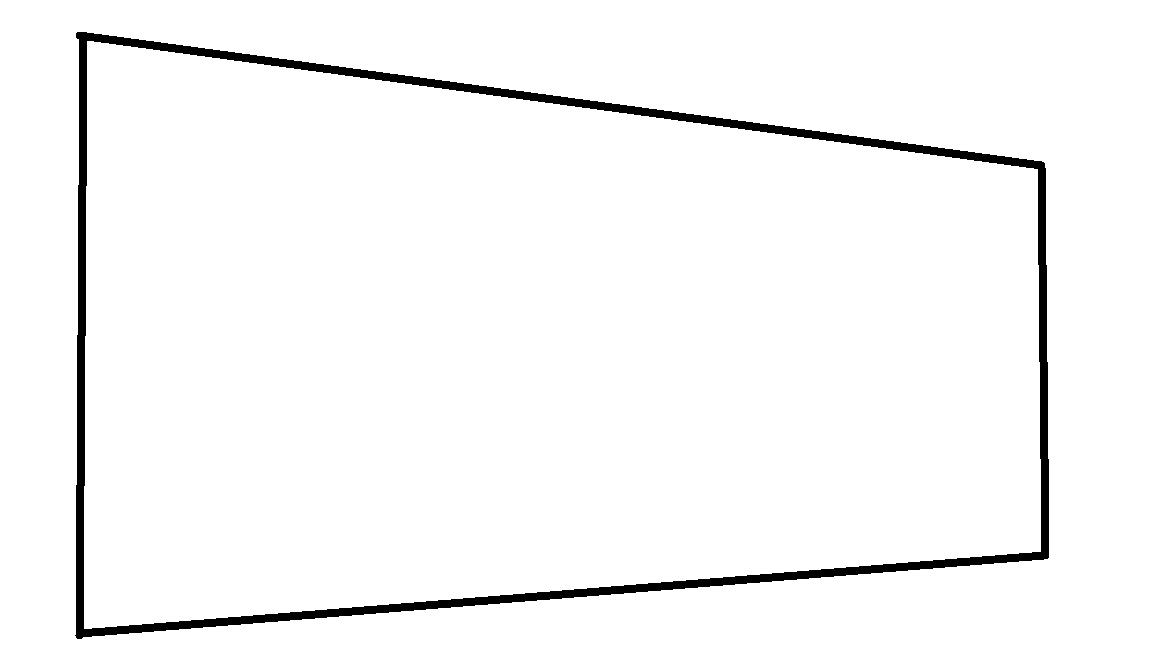
#> input picture Perception/1.png, 1152 x 648 px
$ python contour_image.py
#> lines starting #> are read from the running program, lines starting #| are printed output that depends on the picture; after the words box and inside, x2 and y2 are one past the last pixel; in counts of white or black regions, pixels touching at a corner belong together
import cv2
import numpy as np
import math


col=['green','blue','purple','red']
col_hsvub=[[80,255,255],[130, 255, 255],[170,255,255],[179, 255, 255]]
col_hsvlb=[[45,60,50],[90, 130,50],[130,130,50],[161, 155, 84]]

font=cv2.FONT_HERSHEY_COMPLEX

def perspective_fnx1(img_name):
#> called with img_name = '1.png'
    print("Loading image " + img_name)
    img=cv2.imread(img_name)
#> img is the input picture: shape (648, 1152, 3); 96.9% white; 1 black region, box (x1, y1, x2, y2) and area: (75, 32, 1049, 639) 23384
    #img=cv2.resize(img,(700,400))
    # cv2.imshow('origunal image',img)
    w,h = img.shape[0], img.shape[1]
#> w = 648; h = 1152

    # print(w,h)

    #contours

    img_gray = cv2.cvtColor(img, cv2.COLOR_BGR2GRAY)
#> img_gray: shape (648, 1152); 96.9% white; 1 black region

    ret, thresh = cv2.threshold(img_gray, 150, 255, cv2.THRESH_BINARY)
    cv2.imshow('Binary image', thresh)

    contours, hierarchy = cv2.findContours(image=thresh, mode=cv2.RETR_TREE, method=cv2.CHAIN_APPROX_SIMPLE)
#> contours = 3 contours; box (x1, y1, x2, y2) and area: (0, 0, 1152, 648) 744697, (74, 31, 1050, 640) 488126, (84, 41, 1041, 629) 461832
    # [8 lines of commented-out code are left out]
    area = 0
    pts = []
    n = []
    for cnt in contours:
        approx=cv2.approxPolyDP(cnt,0.01 * cv2.arcLength(cnt,True),True)
        # cv2.drawContours(img,[approx],0,(100,150,200),2)

        i=0
        # print(f"Area {cv2.contourArea(cnt)}")

        if (area < cv2.contourArea(cnt) and cv2.contourArea(cnt) < w * h * 0.95 and len(approx.ravel()) == 8):
                area = cv2.contourArea(cnt)
                pts = approx
                n=approx.ravel()
#> this loop made 3 passes
#> (area, n) on pass 2: (488125.5, [75, 33, 1043, 161, 1049, 557, 77, 639])
#> approx on passes 1, 3: [[0, 0], [0, 647], [1151, 647], [1151, 0]], [[87, 41], [84, 628], [1040, 551], [1037, 169]]
#> after the loop, area = 488125.5

    #Required Contours and its points are drawn
    if len(pts) == 0:
        print("No contours found")
    else:
        cv2.drawContours(img,[pts],0,(100,150,200),2)
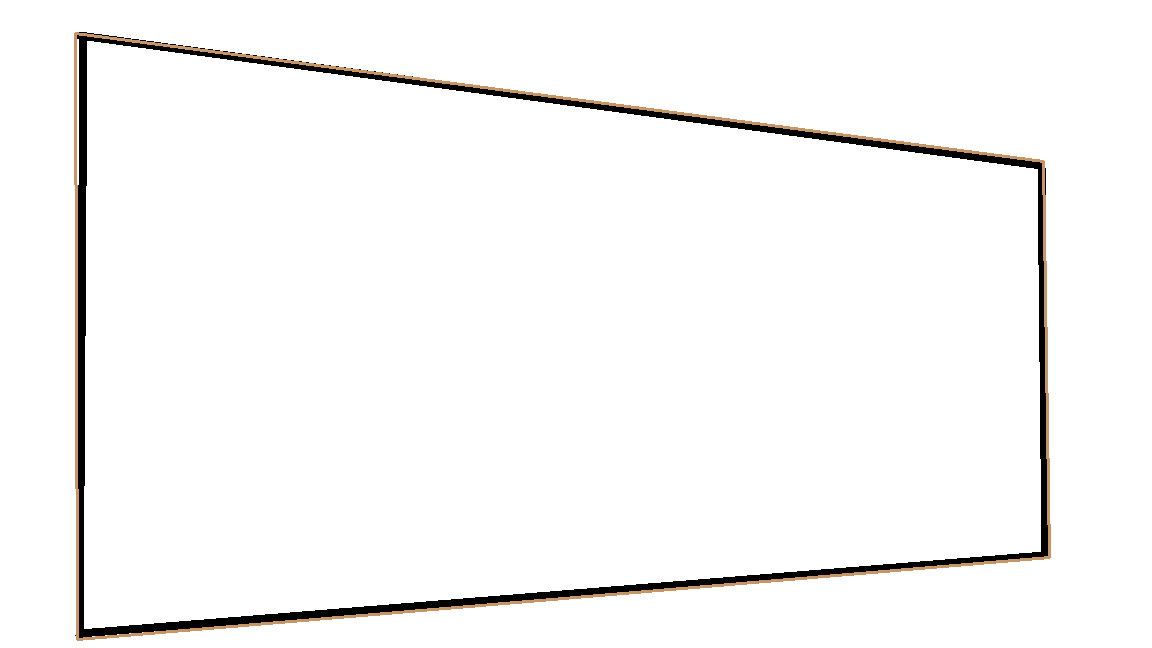
#> img: shape (648, 1152, 3); 1.18% of pixels changed, all inside (x1, y1, x2, y2) = (74, 32, 1051, 641)
        # print(n)
        #Processing contours
        for j in n:
            if(i%2==0):
                x=n[i]
                y=n[i+1]

                string=str(x)+" "+str(y)
                # print(string)

                cv2.putText(img,string,(x-100,y),font,0.5,(255,255,0))

            i+=1
#> this loop made 8 passes
#> (j, x, y) on passes 1, 3, 5, 7: (75, 75, 33), (1043, 1043, 161), (1049, 1049, 557), (77, 77, 639)
#> j on passes 2, 4, 6, 8: 33, 161, 557, 639
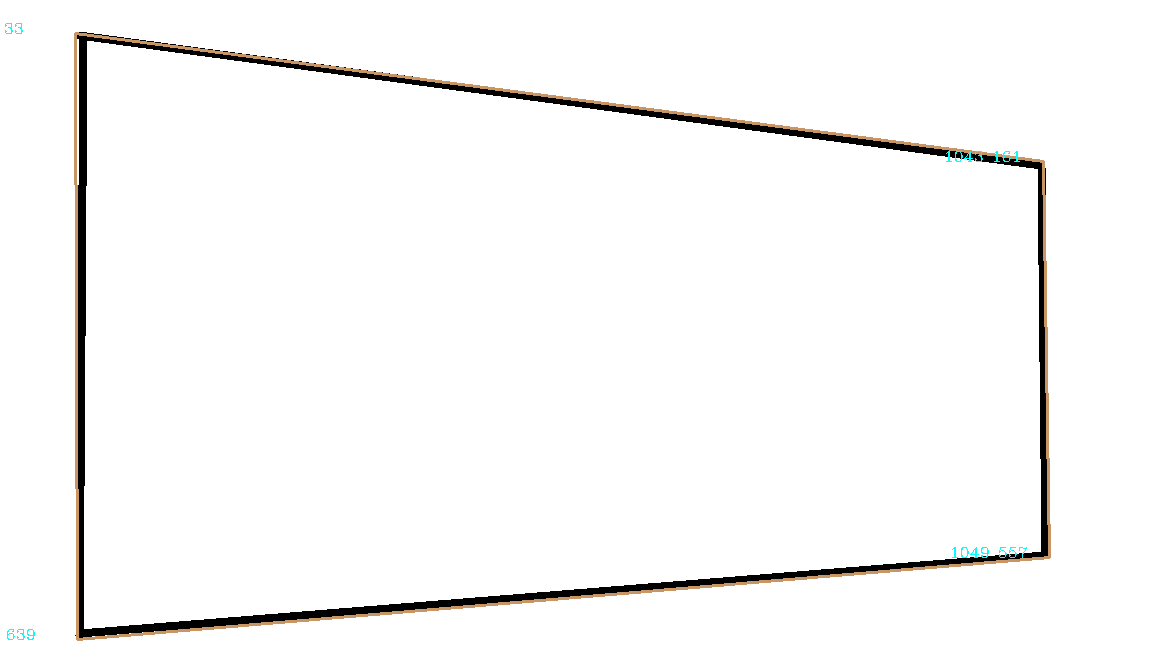
#> img: shape (648, 1152, 3); 0.08% of pixels changed, all inside (x1, y1, x2, y2) = (5, 23, 1027, 640)
#> after the loop, i = 8

        cv2.imshow('co',img)

        #perspective tranformation

        #making two matrix of only x_coords and y_coords
        x = np.zeros(len(pts), dtype=int)
#> x = [0, 0, 0, 0]
        y = np.zeros(len(pts), dtype=int)
#> y = [0, 0, 0, 0]
        for _ in range(len(pts)):
            x[_] =  pts[_][0][0]
            y[_] =  pts[_][0][1]
#> this loop made 4 passes
#> after the loop, x = [75, 1043, 1049, 77]; y = [33, 161, 557, 639]
        # print("hello",x,y)
        print("Changing Perspective")
        # srcTri = np.array( [[x[0],y[0]],
        #                     [x[1],y[1]],
        #                     [x[3],y[3]]] ).astype(np.float32)
        # dstTri = np.array([[x[0],y[0]],
        #                     [x[2],y[0]],
        #                     [x[0],y[2]]] ).astype(np.float32)
        src2Tri = np.array( [[x[0],y[0]],
                            [x[1],y[1]],
                            [x[2],y[2]],
                            [x[3],y[3]]] ).astype(np.float32)
#> src2Tri = [[75, 33], [1043, 161], [1049, 557], [77, 639]]

        w_per = int((math.sqrt((y[0]-y[1])**2 + (x[0]-x[1])**2) +
                            math.sqrt((y[2]-y[3])**2 + (x[2]-x[3])**2))/2)
#> w_per = 975

        h_per = int((math.sqrt((y[2]-y[1])**2 + (x[2]-x[1])**2) +
                            math.sqrt((y[0]-y[3])**2 + (x[0]-x[3])**2))/2)
#> h_per = 501

        dst2Tri = np.array([[0,0],
                            [w_per,0],
                            [w_per,h_per],
                            [0,h_per]] ).astype(np.float32)
#> dst2Tri = [[0, 0], [975, 0], [975, 501], [0, 501]]

        # [4 lines of commented-out code are left out]
        perspective_mat =  cv2.getPerspectiveTransform(src2Tri, dst2Tri)
#> perspective_mat = [[0.642, -0.00212, -48.09], [-0.107, 0.812, -18.74], [-0.00035, 1.31e-05, 1]]
        perspective_starter = img.copy()
        perspective_dst = cv2.warpPerspective(perspective_starter, perspective_mat,(w_per,h_per))
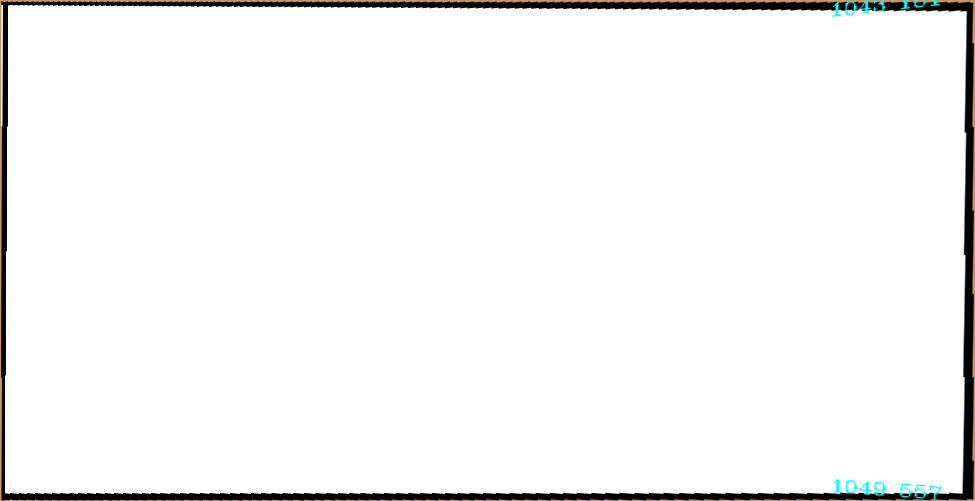
#> perspective_dst: shape (501, 975, 3); mean B, G, R 244, 244.5, 244.6
        print("Displaying changed perspective image...")
        cv2.imshow('kaboom',perspective_dst)

    key = cv2.waitKey(0)
#> (key Esc is pressed here)
    cv2.destroyAllWindows()


if __name__ == '__main__':
    img1 = '1.png'
    img2 = '3.png'
    perspective_fnx1(img1)
    perspective_fnx1(img2)
#> call 2 of perspective_fnx1, with img_name = '3.png'
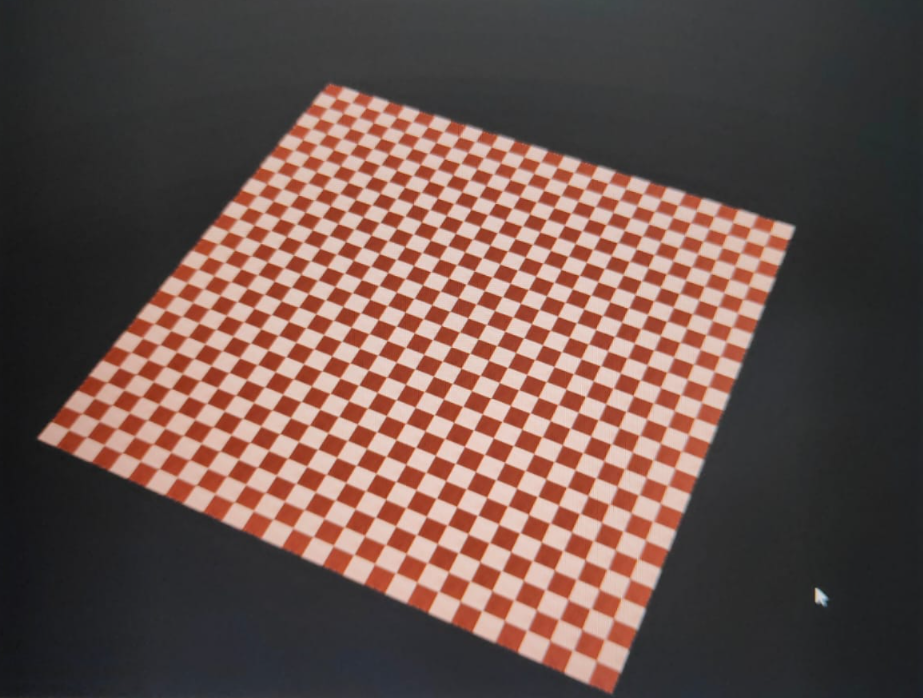
#> input picture Perception/3.png, 923 x 698 px
#> in perspective_fnx1, img is the input picture: shape (698, 923, 3); mean B, G, R 76.8, 82.6, 105.7
#> in perspective_fnx1 (call 2), `ret, thresh = cv2.threshold(img_gray, 150, 255, cv2.THRESH_BINARY)`:
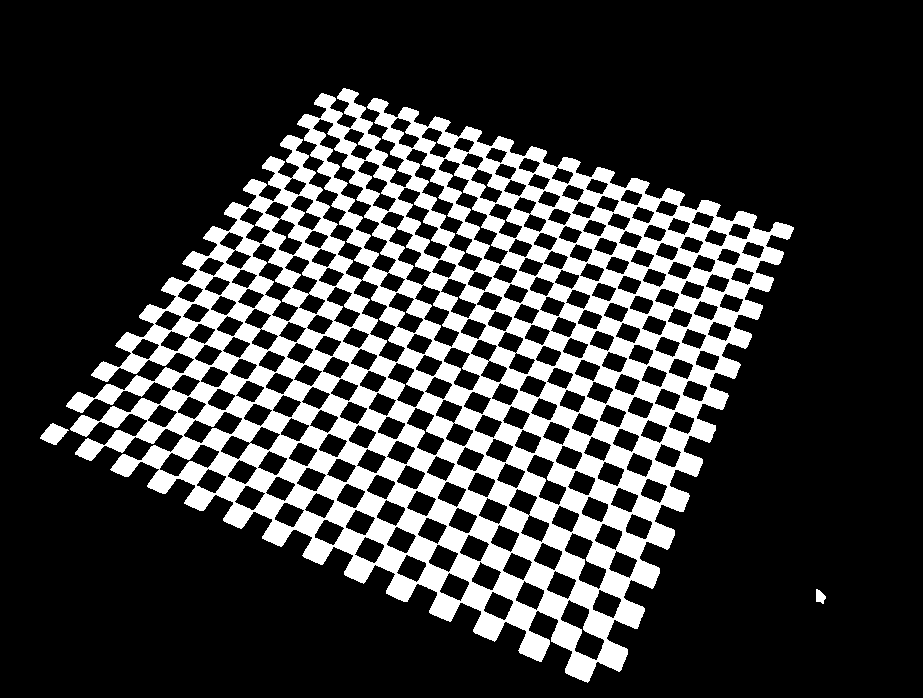
#> thresh: shape (698, 923); 21.7% white; 3 white regions
#> in perspective_fnx1 (call 2), `contours, hierarchy = cv2.findContours(image=thresh, mode=cv2.RETR_TRE..`: contours = 258 contours; largest, box (x1, y1, x2, y2) and area: (66, 88, 794, 683) 232818, (312, 118, 397, 274) 2180, (405, 148, 483, 272) 1786, (438, 158, 509, 265) 1538, (353, 279, 406, 363) 1306
#> the loop in perspective_fnx1 (call 2), `for cnt in contours:` made 258 passes
#> (area, n) on pass 8: (513.5, [449, 572, 469, 582, 460, 601, 439, 591])
#> approx on passes 14, 31: [[437, 544], [458, 553], [448, 572], [428, 562]], [[487, 497], [507, 506], [498, 524], [478, 515]]
#> after the loop in perspective_fnx1 (call 2), `for cnt in contours:`: area = 513.5
#> in perspective_fnx1 (call 2), `cv2.drawContours(img,[pts],0,(100,150,200),2)`: img: shape (698, 923, 3); 0.03% of pixels changed, all inside (x1, y1, x2, y2) = (438, 571, 471, 603)
#> the loop in perspective_fnx1 (call 2), `for j in n:` made 8 passes
#> (j, x, y) on passes 1, 3, 5, 7: (449, 449, 572), (469, 469, 582), (460, 460, 601), (439, 439, 591)
#> j on passes 2, 4, 6, 8: 572, 582, 601, 591
#> after the loop in perspective_fnx1 (call 2), `for j in n:`:
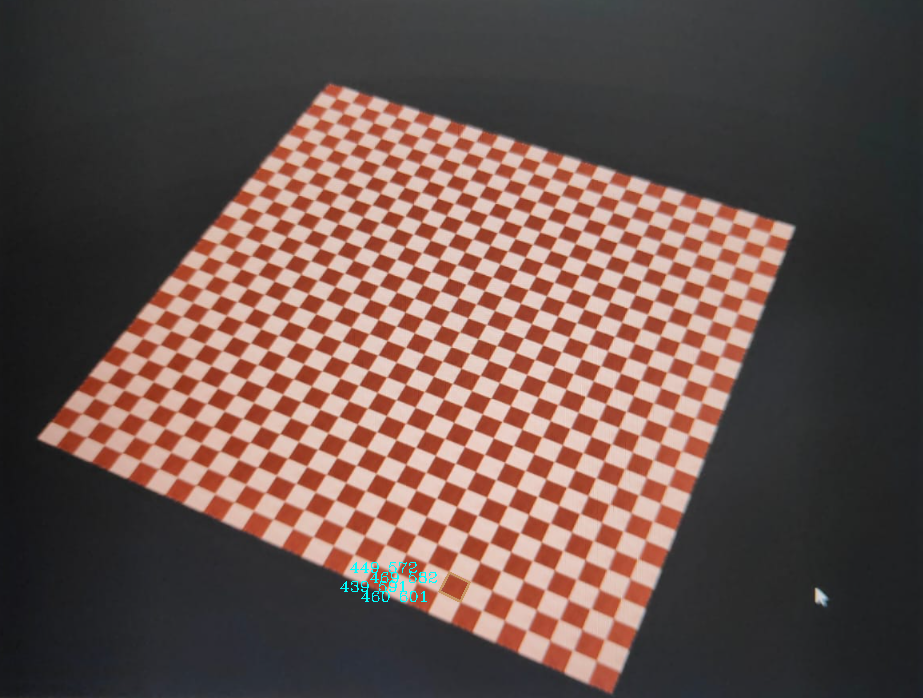
#> img: shape (698, 923, 3); mean B, G, R 76.9, 82.8, 105.5
#> after the loop in perspective_fnx1 (call 2), `for j in n:`: i = 8
#> in perspective_fnx1 (call 2), `x = np.zeros(len(pts), dtype=int)`: x = [0, 0, 0, 0]
#> the loop in perspective_fnx1 (call 2), `for _ in range(len(pts)):` made 4 passes
#> after the loop in perspective_fnx1 (call 2), `for _ in range(len(pts)):`: x = [449, 469, 460, 439]; y = [572, 582, 601, 591]
#> in perspective_fnx1 (call 2), `src2Tri = np.array( [[x[0],y[0]], [x[1],y[1]], [x[2],y[2]], [x[3],y[3]..`: src2Tri = [[449, 572], [469, 582], [460, 601], [439, 591]]
#> in perspective_fnx1 (call 2), `w_per = int((math.sqrt((y[0]-y[1])**2 + (x[0]-x[1])**2) + math.sqrt((y..`: w_per = 22
#> in perspective_fnx1 (call 2), `h_per = int((math.sqrt((y[2]-y[1])**2 + (x[2]-x[1])**2) + math.sqrt((y..`: h_per = 21
#> in perspective_fnx1 (call 2), `dst2Tri = np.array([[0,0], [w_per,0], [w_per,h_per], [0,h_per]] ).asty..`: dst2Tri = [[0, 0], [22, 0], [22, 21], [0, 21]]
#> in perspective_fnx1 (call 2), `perspective_mat =  cv2.getPerspectiveTransform(src2Tri, dst2Tri)`: perspective_mat = [[0.845, 0.445, -634], [-0.451, 0.902, -313.3], [-0.00162, 0.00125, 1]]
#> in perspective_fnx1 (call 2), `perspective_dst = cv2.warpPerspective(perspective_starter, perspective..`:
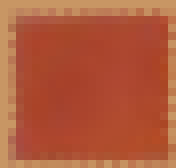
#> perspective_dst: shape (21, 22, 3) (shown 8 times larger); mean B, G, R 58.9, 89.5, 177.5
#> (key Enter is pressed here)
